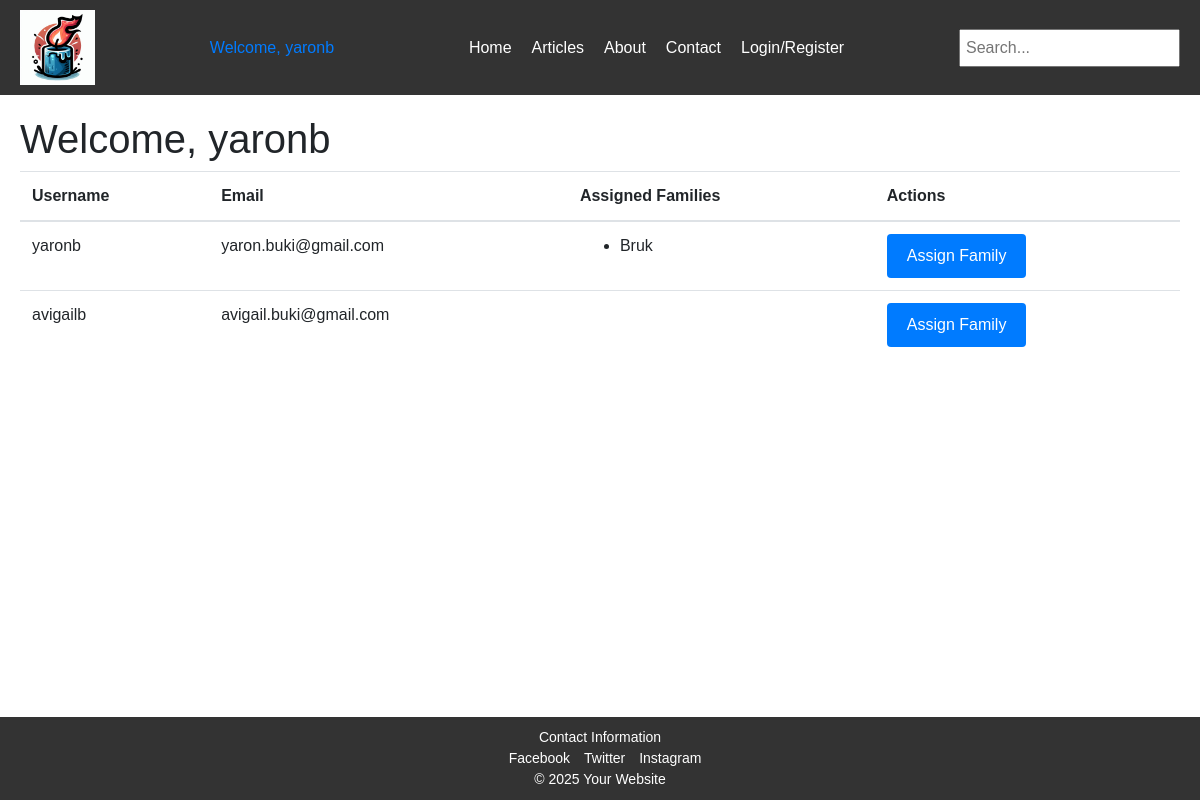
Screenshot of /users (signed in) with the database file from the repository.
### app/models.py (models this page shows, shortened)
class User(UserMixin, db.Model):
    id = db.Column(db.Integer, primary_key=True)
    username = db.Column(db.String(64), unique=True, nullable=False)
    email = db.Column(db.String(120), unique=True, nullable=False)
    password_hash = db.Column(db.String(128))
    joined_at = db.Column(db.DateTime, default=datetime.utcnow)
    role = db.Column(db.String(64), default='user', nullable=False)
    posts = db.relationship('Post', backref='author', lazy=True)
    comments = db.relationship('Comment', backref='author', lazy=True)
    families = db.relationship('Family', secondary=user_families, backref=db.backref('users', lazy=True))

class Family(db.Model):
    id = db.Column(db.Integer, primary_key=True)
    name = db.Column(db.String(128), nullable=False, unique=True)
    members = db.relationship('Post', backref='family', lazy=True)

### app/main/routes.py (the view, shortened to what this page needs)
@main.route('/users', methods=['GET', 'POST'])
@login_required
def users():
    users = User.query.all()
    families = Family.query.all()
    form = AssignFamilyForm()
    return render_template('users.html', users=users, families=families, form=form)

### app/auth/forms.py
class AssignFamilyForm(FlaskForm):
    user_id = HiddenField('User ID', validators=[DataRequired()])
    family_id = SelectField('Family', coerce=int, validators=[DataRequired()])
    submit = SubmitField('Assign Family')

### app/main/templates/users.html (shortened to what this page needs)
{% extends "layout.html" %}
{% block content %}
<h1>Welcome, {{ current_user.username }}</h1>
<table class="table">
    <thead>
        <tr>
            <th scope="col">Username</th>
            <th scope="col">Email</th>
            <th scope="col">Assigned Families</th>
            <th scope="col">Actions</th>
        </tr>
    </thead>
    <tbody>
        {% for user in users %}
        <tr>
            <td>{{ user.username }}</td>
            <td>{{ user.email }}</td>
            <td>
                <ul>
                    {% for family in user.families %}
                    <li>{{ family.name }}</li>
                    {% endfor %}
                </ul>
            </td>
            <td>
                <button class="btn btn-primary" onclick="assignFamily({{ user.id }})">Assign Family</button>
            </td>
        </tr>
        {% endfor %}
    </tbody>
</table>
{% endblock %}

### app/main/templates/layout.html (shortened to what this page needs)
<!DOCTYPE html>
<html lang="en">
<head>
    <link href="https://stackpath.bootstrapcdn.com/bootstrap/4.5.2/css/bootstrap.min.css" rel="stylesheet">
    <link rel="stylesheet" href="{{ url_for('static', filename='css/styles.css') }}">
</head>
<body>
    <header>
        <img src="{{ url_for('static', filename='images/candlelogo.png') }}" alt="Yizkor Logo" style="width:75px; height:auto;">
        {% if current_user.is_authenticated %}
        <span class="navbar-text">
            <a class="navbar-text" href="{{ url_for('main.user') }}">
                Welcome, {{ current_user.username }}
            </a>
        </span>
        {% endif %}
        <nav>
            <ul>
                <li><a href="{{ url_for('main.index') }}">Home</a></li>
                <li class="dropdown">
                    <a href="{{ url_for('main.articles') }}">Articles</a>
                </li>
                <li><a href="{{ url_for('main.about') }}">About</a></li>
                <li><a href="{{ url_for('main.contact') }}">Contact</a></li>
                <li class="dropdown">
                    <a href="#">Login/Register</a>
                </li>
            </ul>
        </nav>
        <div class="search-bar">
            <input type="text" placeholder="Search...">
        </div>
    </header>
    <main>
        {% block content %}{% endblock %}
    </main>
    <footer>
        <div class="contact">Contact Information</div>
        <div class="social-media">
            <a href="#">Facebook</a>
            <a href="#">Twitter</a>
            <a href="#">Instagram</a>
        </div>
        <div class="copyright">© 2025 Your Website</div>
    </footer>
</body>
</html>

### app/static/css/styles.css (style rules this page uses)
body { display: flex; flex-direction: column; min-height: 100vh; margin: 0; font-family: Arial, sans-serif; }
header { display: flex; justify-content: space-between; align-items: center; padding: 10px 20px; background-color: #333; color: white; }
nav ul { list-style: none; margin: 0; padding: 0; display: flex; }
nav ul li { margin-left: 20px; }
nav ul li a { color: white; text-decoration: none; font-size: 16px; }
.search-bar input { padding: 5px; font-size: 16px; }
main { flex: 1; padding: 20px; }
footer { padding: 10px 20px; background-color: #333; color: white; text-align: center; margin-top: auto; }
footer .contact, footer .social-media, footer .copyright { font-size: 14px; }
footer .social-media a { margin-left: 10px; color: white; text-decoration: none; }
.btn-primary { background-color: #007bff; color: white; padding: 10px 20px; border: none; border-radius: 4px; cursor: pointer; }

### rows the page displays
User: username "yaronb", email "yaron.buki@gmail.com"
Family: name "Bruk"
User: username "avigailb", email "avigail.buki@gmail.com"
